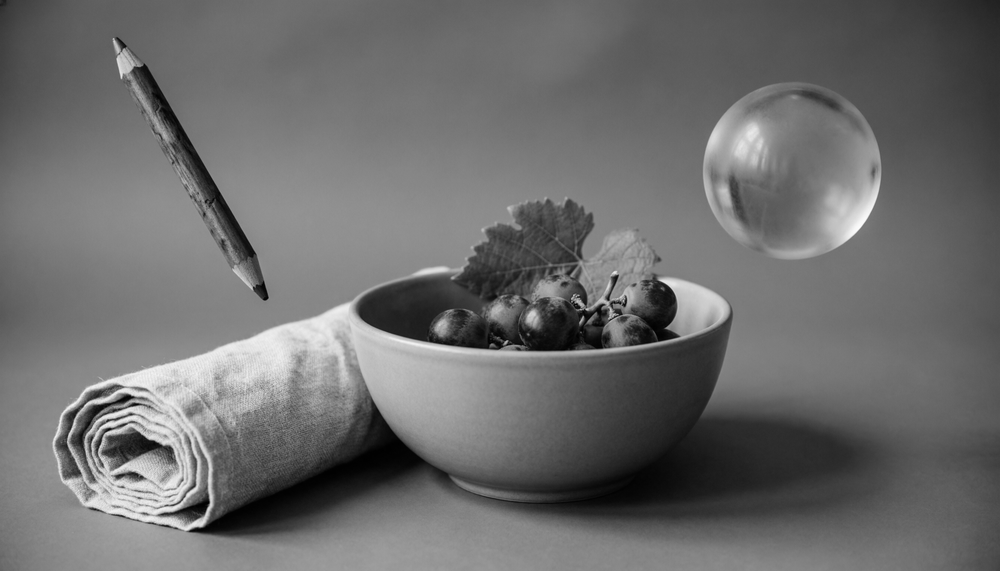
#> input picture img1 (1).png, 1000 x 571 px, shrunk from 2688 x 1536 before the run, given in place of img1.png, which was not available
$ python prd5.py
#> lines starting #> are read from the running program, lines starting #| are printed output that depends on the picture; after the words box and inside, x2 and y2 are one past the last pixel; in counts of white or black regions, pixels touching at a corner belong together; pictures that were not available may be replaced by others from this repository, and a replacement may not be noted
import cv2
import numpy as np
import matplotlib.pyplot as plt
from collections import deque
from skimage.segmentation import slic

T = 199
C = 5

def load_image(path):
#> called with path = 'img1.png'
    bgr = cv2.imread(path, cv2.IMREAD_COLOR)
#> bgr is the input picture: shape (571, 1000, 3); min 0, max 252, mean 108.7
    rgb = cv2.cvtColor(bgr, cv2.COLOR_BGR2RGB)
    gray = cv2.cvtColor(bgr, cv2.COLOR_BGR2GRAY)
#> call 2 of load_image, with path = 'img2.png'
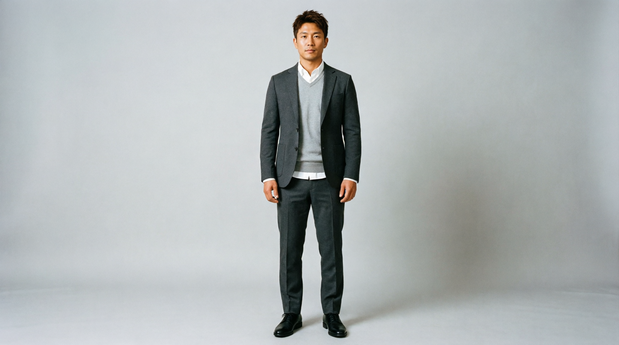
#> input picture img2.png, 619 x 345 px, shrunk from 1664 x 928 before the run
#> in load_image, bgr is the input picture: shape (345, 619, 3); mean B, G, R 181.2, 180.7, 175.3
#> call 3 of load_image, with path = 'img3.png'
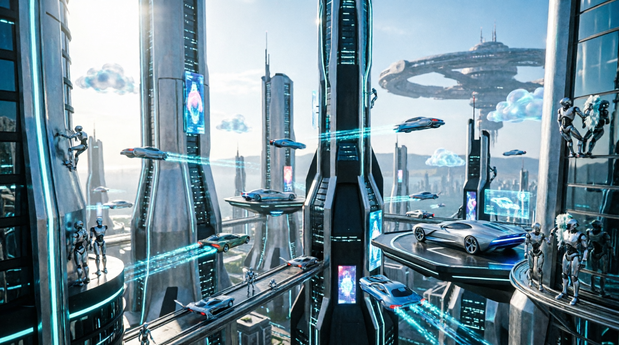
#> input picture img3.png, 619 x 345 px, shrunk from 1664 x 928 before the run
#> in load_image, bgr is the input picture: shape (345, 619, 3); mean B, G, R 151.3, 139.3, 112.9
    return rgb, gray

def get_seeds_slic(rgb_image, n_segments=200, compactness=10):
#> called with n_segments = 200, compactness = 10
    segments = slic(rgb_image, n_segments=n_segments, compactness=compactness, start_label=0)
#> segments: shape (571, 1000) int64; 190 distinct labels, from 0 to 189
    seeds = []
    for seg_id in np.unique(segments):
        coords = np.argwhere(segments == seg_id)
        centroid = coords.mean(axis=0).astype(int)
        if segments[centroid[0], centroid[1]] != seg_id:
            centroid = coords[len(coords) // 2]
        seeds.append(tuple(centroid))
#> this loop made 190 passes
#> after the loop, seeds = 190 pairs, first value 22 to 556, second value 19 to 978
    return seeds

def mean_adaptive_thresholding(gray_img, block_size, constant):
    return cv2.adaptiveThreshold(
        gray_img, 255,
        cv2.ADAPTIVE_THRESH_MEAN_C,
        cv2.THRESH_BINARY,
        block_size, constant
    )

def region_grow(gray_image, seeds, threshold=10):
    h, w = gray_image.shape
    visited = np.zeros((h, w), dtype=bool)
    output  = np.zeros((h, w), dtype=np.int32)

    for label, seed in enumerate(seeds, start=1):
        if visited[seed]:
            continue

        visited[seed] = True
        output[seed]  = label
        queue         = deque([seed])
        region_sum    = int(gray_image[seed])
        region_count  = 1

        while queue:
            x, y = queue.popleft()
            region_mean = region_sum / region_count

            for dx, dy in ((-1,0),(1,0),(0,-1),(0,1)):
                nx, ny = x + dx, y + dy
                if 0 <= nx < h and 0 <= ny < w and not visited[nx, ny]:
                    visited[nx, ny] = True
                    if abs(int(gray_image[nx, ny]) - region_mean) < threshold:
                        output[nx, ny] = label
                        queue.append((nx, ny))
                        region_sum   += int(gray_image[nx, ny])
                        region_count += 1

    return output

def show_image(img, title, cmap='gray'):
    plt.imshow(img, cmap=cmap)
    plt.title(title)
    plt.axis('off')
    plt.show()

RGB_img1, gray_img1 = load_image('img1.png')
RGB_img2, gray_img2 = load_image('img2.png')
RGB_img3, gray_img3 = load_image('img3.png')

SEEDS_IMG1 = get_seeds_slic(RGB_img1)
#> SEEDS_IMG1 has the same summary as seeds in get_seeds_slic
SEEDS_IMG2 = get_seeds_slic(RGB_img2)
#> call 2 of get_seeds_slic, with n_segments = 200, compactness = 10
#> in get_seeds_slic (call 2), `segments = slic(rgb_image, n_segments=n_segments, compactness=compactn..`:
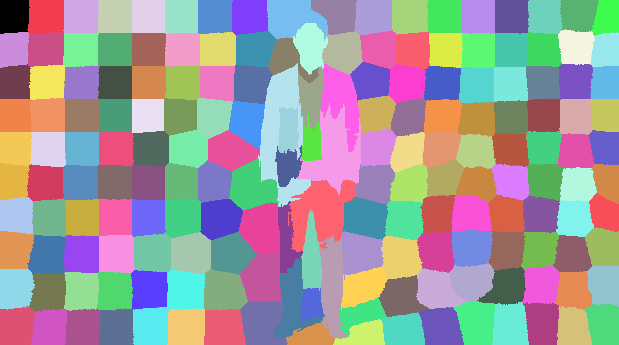
#> segments: shape (345, 619) int64; 178 distinct labels, from 0 to 177; one colour per label, 0 black
#> the loop in get_seeds_slic (call 2), `for seg_id in np.unique(segments):` made 178 passes
#> after the loop in get_seeds_slic (call 2), `for seg_id in np.unique(segments):`: seeds = 178 pairs, first value 14 to 335, second value 13 to 606
#> SEEDS_IMG2 has the same summary as seeds in get_seeds_slic
SEEDS_IMG3 = get_seeds_slic(RGB_img3)
#> call 3 of get_seeds_slic, with n_segments = 200, compactness = 10
#> in get_seeds_slic (call 3), `segments = slic(rgb_image, n_segments=n_segments, compactness=compactn..`:
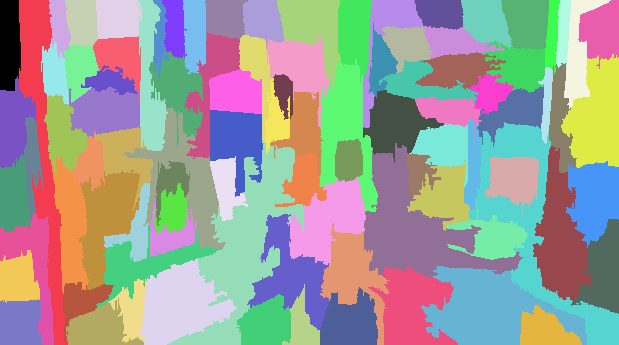
#> segments: shape (345, 619) int64; 95 distinct labels, from 0 to 94; one colour per label, 0 black
#> the loop in get_seeds_slic (call 3), `for seg_id in np.unique(segments):` made 95 passes
#> after the loop in get_seeds_slic (call 3), `for seg_id in np.unique(segments):`: seeds = 95 pairs, first value 12 to 329, second value 9 to 602
#> SEEDS_IMG3 has the same summary as seeds in get_seeds_slic

thresh_img1 = mean_adaptive_thresholding(gray_img1, T, C)
#> in mean_adaptive_thresholding, `return cv2.adaptiveThreshold( gray_img, 255, cv2.ADAPTIVE_THRESH_MEAN_..`: returned value: shape (571, 1000); 66.9% white; 1116 black regions (1069 under 20 px), largest, box (x1, y1, x2, y2) and area: (186, 302, 922, 541) 69338, (500, 0, 1000, 216) 36842, (0, 36, 371, 365) 28651
thresh_img2 = mean_adaptive_thresholding(gray_img2, T, C)
#> in mean_adaptive_thresholding (call 2), `return cv2.adaptiveThreshold( gray_img, 255, cv2.ADAPTIVE_THRESH_MEAN_..`: returned value: shape (345, 619); 74.1% white; 177 black regions (174 under 20 px), largest, box (x1, y1, x2, y2) and area: (260, 0, 619, 339) 45280, (0, 0, 190, 319) 9714, (529, 3, 537, 13) 29
thresh_img3 = mean_adaptive_thresholding(gray_img3, T, C)
#> call 3 of mean_adaptive_thresholding, with block_size = 199, constant = 5
#> in mean_adaptive_thresholding (call 3), `return cv2.adaptiveThreshold( gray_img, 255, cv2.ADAPTIVE_THRESH_MEAN_..`:
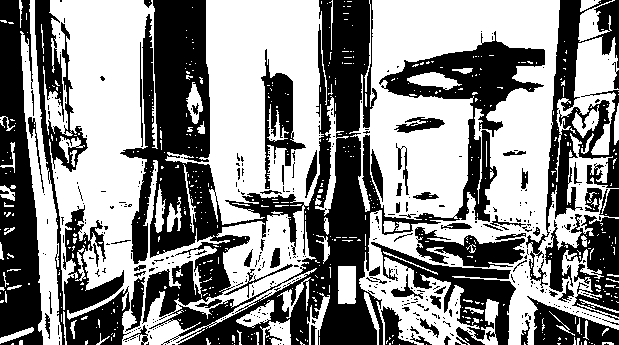
#> returned value: shape (345, 619); 54.4% white; 409 black regions (336 under 20 px), largest, box (x1, y1, x2, y2) and area: (120, 0, 545, 345) 48601, (0, 0, 43, 345) 10199, (35, 0, 131, 345) 8483

mask_img1 = (region_grow(gray_img1, SEEDS_IMG1, threshold=10) > 0).astype(np.uint8) * 255
#> the loop in region_grow, `for label, seed in enumerate(seeds, start=1):` made 190 passes
#> after the loop in region_grow, `for label, seed in enumerate(seeds, start=1):`: output: shape (571, 1000) int32; 55 distinct labels, from 0 to 176
#> after the loop in region_grow, `for label, seed in enumerate(seeds, start=1):`: visited: shape (571, 1000) bool; 85.2% white; 518 black regions (445 under 20 px), largest, box (x1, y1, x2, y2) and area: (52, 334, 389, 533) 32874, (443, 207, 733, 375) 19338, (113, 38, 268, 300) 6886
#> mask_img1: shape (571, 1000); 79.5% white; 1508 black regions (1467 under 20 px), largest, box (x1, y1, x2, y2) and area: (0, 0, 964, 571) 104864, (284, 537, 458, 571) 3532, (954, 0, 1000, 44) 1055
mask_img2 = (region_grow(gray_img2, SEEDS_IMG2, threshold=10) > 0).astype(np.uint8) * 255
#> call 2 of region_grow, with threshold = 10
#> the loop in region_grow (call 2), `for label, seed in enumerate(seeds, start=1):` made 178 passes
#> after the loop in region_grow (call 2), `for label, seed in enumerate(seeds, start=1):`:
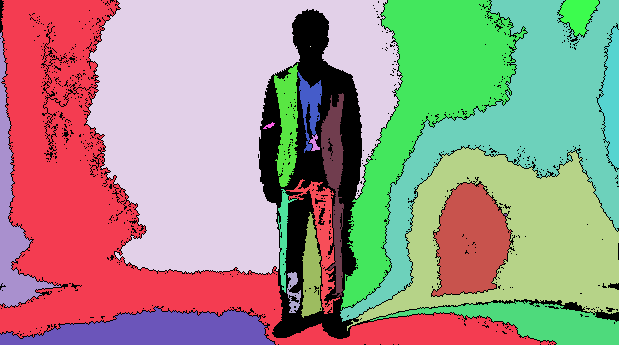
#> output: shape (345, 619) int32; 23 distinct labels, from 0 to 169; one colour per label, 0 black
#> after the loop in region_grow (call 2), `for label, seed in enumerate(seeds, start=1):`: visited: shape (345, 619) bool; 94.5% white; 129 black regions (116 under 20 px), largest, box (x1, y1, x2, y2) and area: (293, 10, 361, 275) 5218, (260, 75, 281, 207) 1731, (273, 290, 351, 338) 1433
#> mask_img2: shape (345, 619); 89.8% white; 619 black regions (605 under 20 px), largest, box (x1, y1, x2, y2) and area: (41, 0, 619, 345) 18311, (0, 0, 68, 308) 607, (431, 177, 515, 297) 479
mask_img3 = (region_grow(gray_img3, SEEDS_IMG3, threshold=10) > 0).astype(np.uint8) * 255
#> after the loop in region_grow (call 3), `for label, seed in enumerate(seeds, start=1):`: output: shape (345, 619) int32; 76 distinct labels, from 0 to 95
#> after the loop in region_grow (call 3), `for label, seed in enumerate(seeds, start=1):`: visited: shape (345, 619) bool; 32.2% white; 55 white regions (15 under 20 px), largest, box (x1, y1, x2, y2) and area: (205, 0, 319, 206) 16488, (370, 0, 556, 185) 16348, (66, 0, 142, 174) 9717
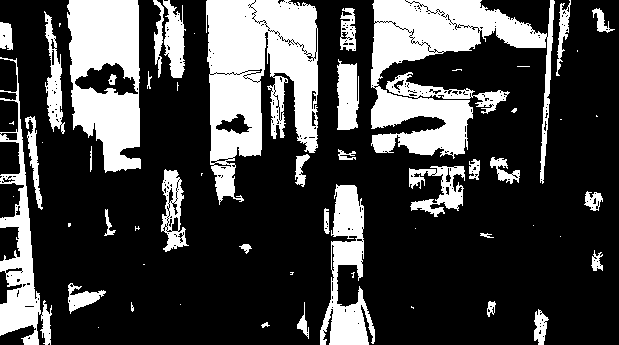
#> mask_img3: shape (345, 619); 27% white; 60 white regions (25 under 20 px), largest, box (x1, y1, x2, y2) and area: (206, 0, 318, 205) 14402, (371, 0, 555, 184) 14187, (67, 0, 141, 173) 9070

for rgb, thresh, mask, n in zip(
    [RGB_img1, RGB_img2, RGB_img3],
    [thresh_img1, thresh_img2, thresh_img3],
    [mask_img1, mask_img2, mask_img3],
    [1, 2, 3]
):
    show_image(rgb,   f'image {n}')
    show_image(thresh, 'mean adaptive thresholding')
    show_image(mask,   'region growing')
#> this loop made 3 passes
